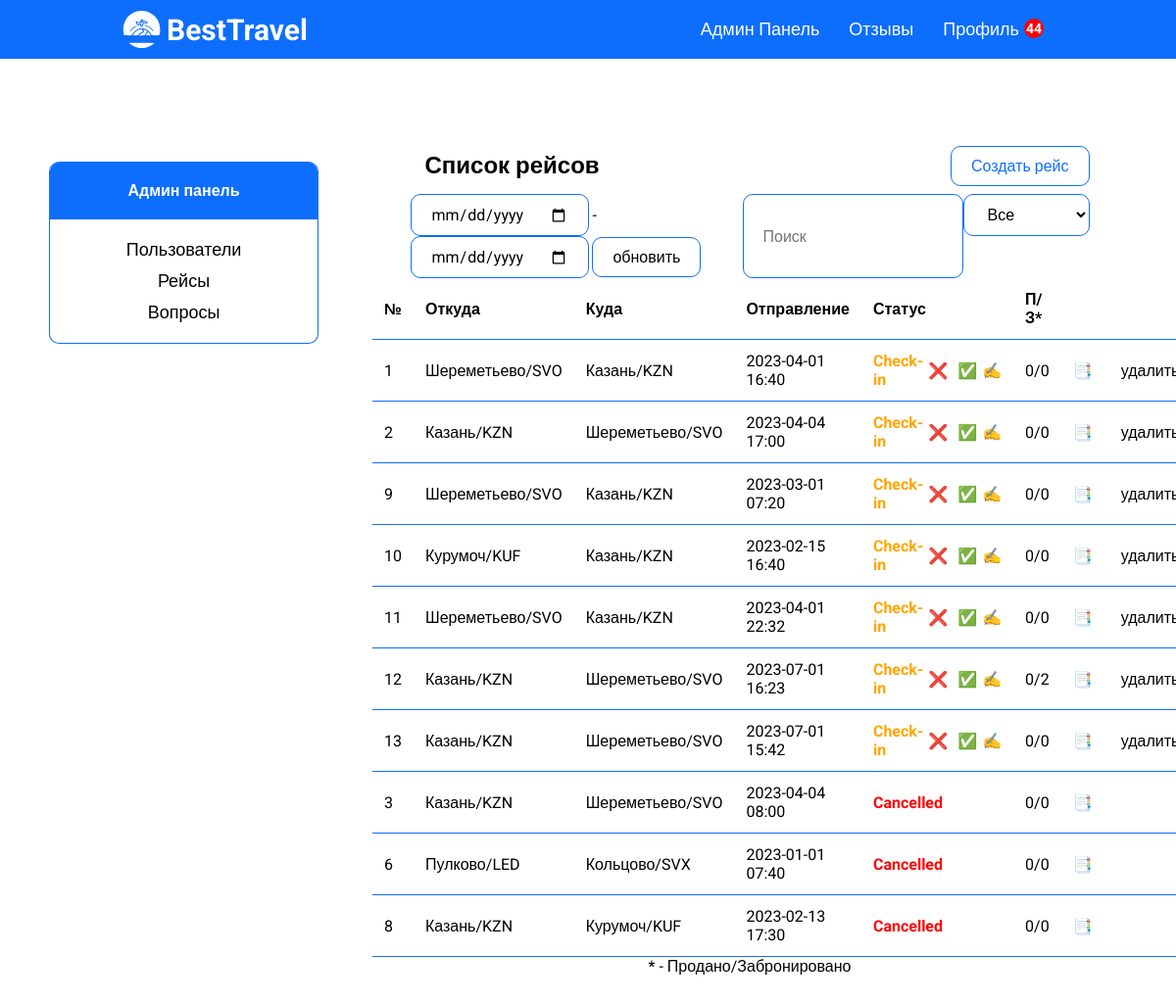
Screenshot of /admin-flights-page.php?page=1 (signed in) with the database file from the repository.
### tables this page shows
CREATE TABLE `flights` (
  `flight_id` int(11) NOT NULL,
  `scheduled_departure` datetime NOT NULL,
  `scheduled_arrival` datetime NOT NULL,
  `departure_airport` int(11) NOT NULL,
  `arrival_airport` int(11) NOT NULL,
  `status_id` int(11) NOT NULL,
  `aircraft_id` int(11) NOT NULL,
  `price` int(11) NOT NULL,
  `actual_departure` datetime DEFAULT NULL,
  `actual_arrival` datetime DEFAULT NULL
);

CREATE TABLE `airports` (
  `airport_id` int(11) NOT NULL,
  `airport_name` varchar(255) NOT NULL,
  `city_id` int(11) NOT NULL,
  `airport_code` varchar(11) NOT NULL
);

CREATE TABLE `statuses` (
  `status_id` int(11) NOT NULL,
  `status` varchar(30) NOT NULL
);

### functions/methods.php (called while the page is built)
<?php
    class Methods
    {
        public function pagination($array, $max, $page) {
            $max_results = $max;
            $pages = count($array) < $max_results ? 0 : ceil(count($array) / $max_results);
            $offset = $max_results * ($page - 1);
            $items = array_slice($array, $offset, $max_results);
            return ['array' => $items, 'pages' => $pages];
        }
        public function convDate($date) {
            $x = new DateTime($date);
            return $x->format('Y-m-d');
        }
        public function convTime($date) {
            $x = new DateTime($date);
            return $x->format('H:i');
        }
  }
  $mtd = new Methods;
?>

### database/requests.php (called while the page is built, shortened)
<?php
function getAll($string)
{
    require 'connect.php';
    $data = mysqli_query($connect, $string);
    if (mysqli_num_rows($data) > 0) {
        return mysqli_fetch_all($data, MYSQLI_ASSOC);
    } else {
        return false;
    }
}
class ApiProvider
{
    public function getAllFlights($status)
    {
        return getAll("
        select f.flight_id, f.scheduled_departure, f.scheduled_arrival,
        da.airport_name as d_name, da.airport_code as d_code,
        aa.airport_name as a_name, aa.airport_code as a_code,
        s.status, a.model, f.price,
        (select count(book_id) from bookings b
        where b.flight_id = f.flight_id and f.status_id = '3') as sold,
        (select count(book_id) from bookings
        where flight_id = f.flight_id and f.status_id = '1') as booked
        from flights f
        left join airports da on da.airport_id = f.departure_airport
        left join airports aa on aa.airport_id = f.arrival_airport
        left join statuses s on s.status_id = f.status_id
        left join aircrafts a on a.aircraft_id = f.aircraft_id
        where s.status like '%$status%'
      ");
    }
}
?>

### admin-flights-page.php (the view, shortened to what this page needs)
<?php
require_once 'database/requests.php';
require_once 'functions/methods.php';
$flights = $provider->getAllFlights($_SESSION['admin-status']);
if ($flights) {
    $pagination = $mtd->pagination($flights, 10, $_GET['page']);
    $flights = $pagination['array'];
}
?>
<!DOCTYPE html>
<html lang="ru">
<?php require 'templates/head.php'; ?>
<body>
<?php require_once 'templates/header.php'; ?>
<div class="container df jcsb fw">
    <?php require_once 'templates/aside.php'; ?>
    <main class="df fc jcc aic">
        <div class="df jcsb w-90 aic">
            <h2 class="tac admin-title">Список рейсов</h2>
            <a href="add-flight-page.php">
                <button class="btn">Создать рейс</button>
            </a>
        </div>
        <div class="df w-90 jcsb">
            <form method="post">
                <input name="start" type="date">
                <span> - </span>
                <input name="end" type="date">
                <button>обновить</button>
            </form>
            <input id="search" placeholder="Поиск" type="text">
            <form method="post">
                <select name="sort" onchange="this.form.submit()">
                    <option value="" hidden>
                        <?php if ($_SESSION['status'] == 'Landed'): ?>
                            Закрыт
                        <?php elseif ($_SESSION['status'] == 'Cancelled'): ?>
                            Отменен
                        <?php elseif ($_SESSION['status'] == 'Check-in'): ?>
                            Новый
                        <?php elseif ($_SESSION['status'] == ''): ?>
                            Все
                        <?php endif; ?>
                    </option>
                </select>
            </form>
        </div>
        <?php if ($flights): ?>
            <table class='history-table'>
                <tr class='history-tr'>
                    <th>№</th>
                    <th>Откуда</th>
                    <th>Куда</th>
                    <th>Отправление</th>
                    <th>Статус</th>
                    <th>П/З*</th>
                    <th></th>
                    <th></th>
                </tr>
                <?php foreach ($flights as $item): ?>
                    <tr class='history-tr'>
                        <td><?= $item['flight_id'] ?></td>
                        <td class="search-list"><?= $item['d_name'] ?>/<?= $item['d_code'] ?></td>
                        <td><?= $item['a_name'] ?>/<?= $item['a_code'] ?></td>
                        <td>
                            <?= $mtd->convDate($item['scheduled_departure']) ?>
                            <?= $mtd->convTime($item['scheduled_departure']) ?>
                        </td>
                        <td>
                            <?php if ($item['status'] == 'Landed'): ?>
                                <p class='landed'><?= $item['status'] ?></p>
                            <?php elseif ($item['status'] == 'Cancelled'): ?>
                                <p class='cancelled'><?= $item['status'] ?></p>
                            <?php elseif ($item['status'] == 'Check-in'): ?>
                                <div class='refund'>
                                    <?= $item['status'] ?>
                                    <form action="" method='post'>
                                        <button name='cancel'
                                                value='<?= $item['flight_id']; ?>'
                                                class="cancel-btn" type='submit'>&#10060;
                                        </button>
                                    </form>
                                    <form action="" method='post'>
                                        <button name='accept'
                                                value='<?= $item['flight_id']; ?>'
                                                class="cancel-btn" type='submit'>&#9989;
                                        </button>
                                    </form>
                                    <a href="update-flight-page.php/<?= $item['flight_id']; ?>">&#9997;</a>
                                </div>
                            <?php endif; ?>
                        </td>
                        <td>
                            <?= $item['sold'] ?>/<?= $item['booked'] ?>
                        </td>
                        <td>
                            <a href="flight-pass-page.php/<?= $item['flight_id'] ?>">&#128209;</a>
                        </td>
                        <td>
                            <?php if($item['status'] == 'Check-in'): ?>
                                <form method='post'>
                                    <button name='delete'
                                            value='<?= $item['flight_id']; ?>'
                                            class="cancel-btn" type='submit'>удалить
                                    </button>
                                </form>
                            <?php endif; ?>
                        </td>
                    </tr>
                <?php endforeach; ?>
            </table>
            * - Продано/Забронировано
        <?php else: ?>
            <h2 class="tac">Нет данных</h2>
        <?php endif; ?>
    </main>
</div>
</body>
</html>

### assets/css/style.css (style rules this page uses)
* { margin: 0; padding: 0; box-sizing: border-box; font-family: 'Roboto', sans-serif; }
html { scroll-behavior: smooth; }
body { overflow-x: hidden; }
.container { max-width: 1600px; margin: 0 auto; }
a { text-decoration: none; color: black; }
h1, h2, h3, h4, h5 { padding: 15px; }
.w-90 { width: 90%; }
.df { display: flex; }
.fc { flex-direction: column; }
.jcsb { justify-content: space-between; }
.jcc { justify-content: center; }
.aic { align-items: center; }
.tac { text-align: center; }
.fw { flex-wrap: wrap; }
.btn { transition: .2s linear; color: #0d6efd; }
button, input, select { background-color: white; padding: 10px 20px; border-radius: 10px; border: 1px solid #0d6efd; font-size: 16px; }
button { cursor: pointer; }
main { width: 75%; margin-top: 30px; }
.history-table { width: 90%; border-collapse: collapse; margin: 0 auto; }
.history-tr > th, td { border: solid #0d6efd; border-width: 0 0 1px 0; }
.history-tr > th, td { text-align: left; padding: 12px; }
.refund, .landed, .cancelled { font-weight: bold; }
.refund { color: orange; display: flex; align-items: center; }
.cancel-btn { padding: 5px; border: none; }
.cancelled { color: red; }
@media screen and (max-width: 1600px) { .container { padding: 50px; } }
@media screen and (max-width: 1600px) { main { width: 70%; } }

### rows the page displays
flights: flight_id "1", departure_airport.airport_name "Шереметьево", departure_airport.airport_code "SVO", arrival_airport.airport_name "Казань", arrival_airport.airport_code "KZN", scheduled_departure "2023-04-01", scheduled_departure "16:40", status.status "Check-in", sold "0", booked "0"
flights: flight_id "2", departure_airport.airport_name "Казань", departure_airport.airport_code "KZN", arrival_airport.airport_name "Шереметьево", arrival_airport.airport_code "SVO", scheduled_departure "2023-04-04", scheduled_departure "17:00", status.status "Check-in", sold "0", booked "0"
flights: flight_id "9", departure_airport.airport_name "Шереметьево", departure_airport.airport_code "SVO", arrival_airport.airport_name "Казань", arrival_airport.airport_code "KZN", scheduled_departure "2023-03-01", scheduled_departure "07:20", status.status "Check-in", sold "0", booked "0"
flights: flight_id "10", departure_airport.airport_name "Курумоч", departure_airport.airport_code "KUF", arrival_airport.airport_name "Казань", arrival_airport.airport_code "KZN", scheduled_departure "2023-02-15", scheduled_departure "16:40", status.status "Check-in", sold "0", booked "0"
flights: flight_id "11", departure_airport.airport_name "Шереметьево", departure_airport.airport_code "SVO", arrival_airport.airport_name "Казань", arrival_airport.airport_code "KZN", scheduled_departure "2023-04-01", scheduled_departure "22:32", status.status "Check-in", sold "0", booked "0"
flights: flight_id "12", departure_airport.airport_name "Казань", departure_airport.airport_code "KZN", arrival_airport.airport_name "Шереметьево", arrival_airport.airport_code "SVO", scheduled_departure "2023-07-01", scheduled_departure "16:23", status.status "Check-in", sold "0", booked "2"
flights: flight_id "13", departure_airport.airport_name "Казань", departure_airport.airport_code "KZN", arrival_airport.airport_name "Шереметьево", arrival_airport.airport_code "SVO", scheduled_departure "2023-07-01", scheduled_departure "15:42", status.status "Check-in", sold "0", booked "0"
flights: flight_id "3", departure_airport.airport_name "Казань", departure_airport.airport_code "KZN", arrival_airport.airport_name "Шереметьево", arrival_airport.airport_code "SVO", scheduled_departure "2023-04-04", scheduled_departure "08:00", status.status "Cancelled", sold "0", booked "0"
flights: flight_id "6", departure_airport.airport_name "Пулково", departure_airport.airport_code "LED", arrival_airport.airport_name "Кольцово", arrival_airport.airport_code "SVX", scheduled_departure "2023-01-01", scheduled_departure "07:40", status.status "Cancelled", sold "0", booked "0"
flights: flight_id "8", departure_airport.airport_name "Казань", departure_airport.airport_code "KZN", arrival_airport.airport_name "Курумоч", arrival_airport.airport_code "KUF", scheduled_departure "2023-02-13", scheduled_departure "17:30", status.status "Cancelled", sold "0", booked "0"

### other values shown
count($provider->getNotifications($_SESSION['user']['id'])) "44"
